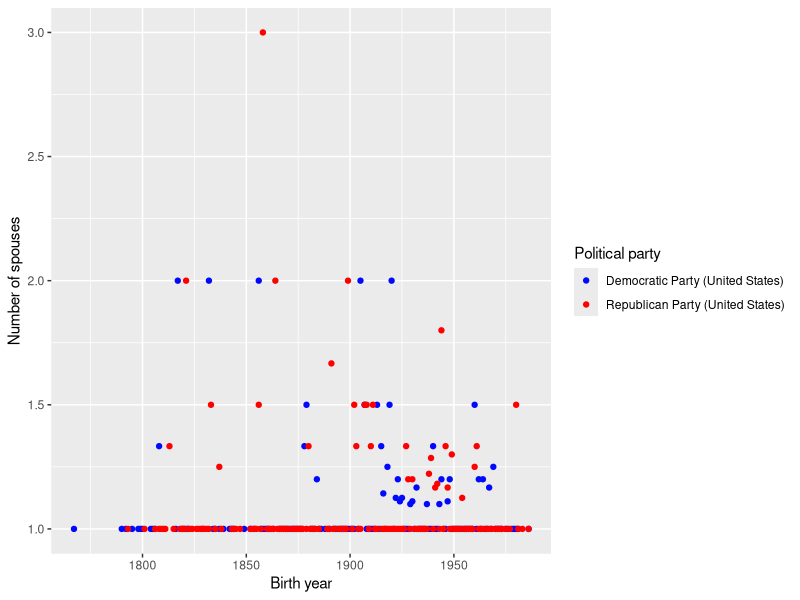

Write the R code that produced this figure.
 library(tidyverse)


prefilter <- read_csv('politicians_data_all.csv')
#filtering data more
## data <- filter()


#col_names are: 'name', 'party' 'n_spouses', 'n_children', 'religion', 'birthyear'
data <- filter(prefilter, Party == "Democratic Party (United States)"| Party == "Republican Party (United States)") |>
  rename("name" = Name, "party" = Party ,"n_spouses"  = n_Spouses, "n_children" = n_Children, "religion"  = Religion, "birth_year" =  Birthyear) |>
  mutate(n_spouses = as.numeric(n_spouses), n_children = as.numeric(n_children), birth_year = as.numeric(birth_year)) 

data_spouse_over0 <- filter(data, n_spouses>0)

data_spouse_over0_birthyear <- filter(data_spouse_over0, birth_year>0)

data_spouse_over0_birthyear_party <- group_by(data_spouse_over0_birthyear, party, birth_year)|>
  summarise(avg_spouses_year=mean(n_spouses))

ggplot(data_spouse_over0_birthyear_party, aes(x=birth_year, y=avg_spouses_year, color=party)) +
  geom_point()+
  scale_color_manual(values=c("Democratic Party (United States)"="#0008ffff", "Republican Party (United States)"="#ff0000ff"))+
  labs(x="Birth year",
      y="Number of spouses",
    color="Political party")